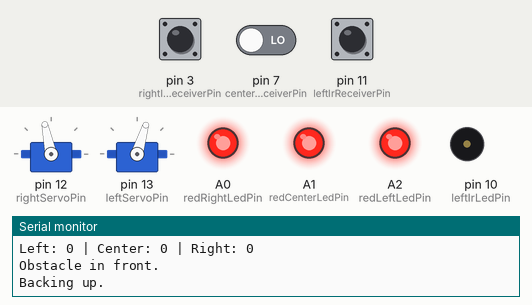
Bench run of a sketch on a simulated Arduino Uno, built with avr-gcc and run on an emulated ATmega328P. Shown: 2 × servo, output pins drawn as LEDs (lit = HIGH), buzzer (waves = sounding), the last lines printed to the serial monitor. The test bench sets the inputs (shaded band); at power-on: pin 3 (rightIrReceiverPin) LOW, pin 7 (centerIrReceiverPin) LOW, pin 11 (leftIrReceiverPin) LOW.

Above: at 2.0 s.
2.1 s: pin 3 (rightIrReceiverPin) pulled HIGH for 0.75 s
At 2.63 s:
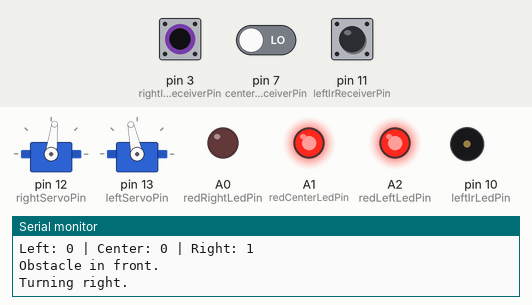
5.3 s: pin 7 (centerIrReceiverPin) driven HIGH
At 5.89 s:
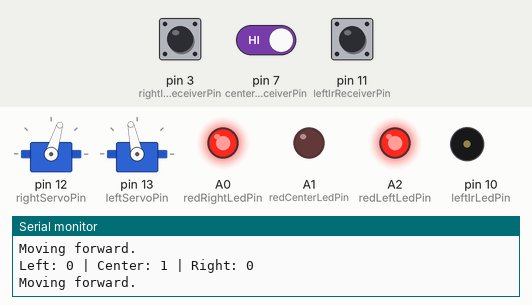
8.5 s: pin 11 (leftIrReceiverPin) pulled HIGH for 0.75 s
At 9.09 s:
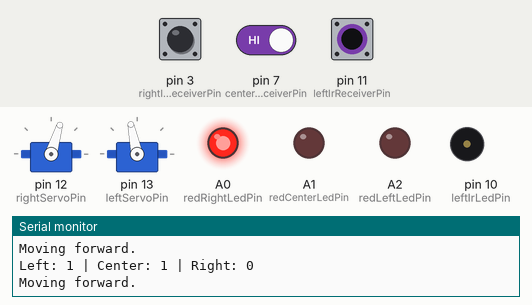
11.7 s: pin 3 (rightIrReceiverPin) pulled HIGH for 1 s
At 12.3 s:
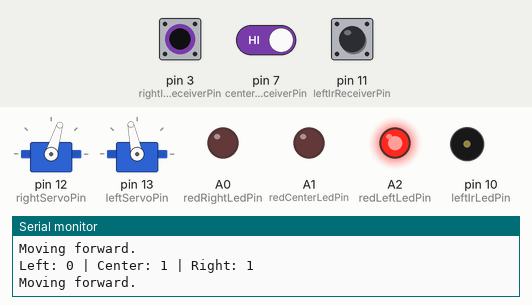
14.9 s: pin 3 (rightIrReceiverPin) pulled HIGH for 3.2 s
At 18.71 s:
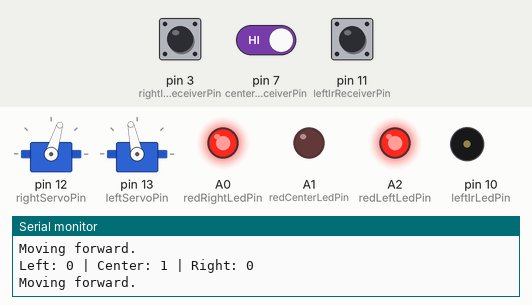
21.3 s: pin 7 (centerIrReceiverPin) driven LOW
At 21.8 s:
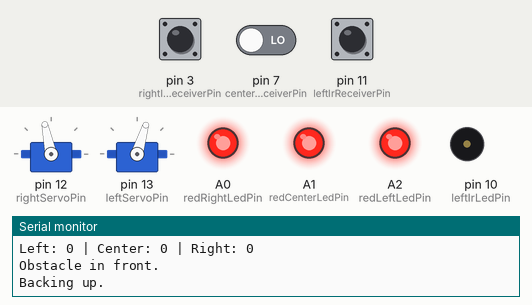
Timing chart, 0 to 24.3 s (numbered marks = the images above; inputs shaded):
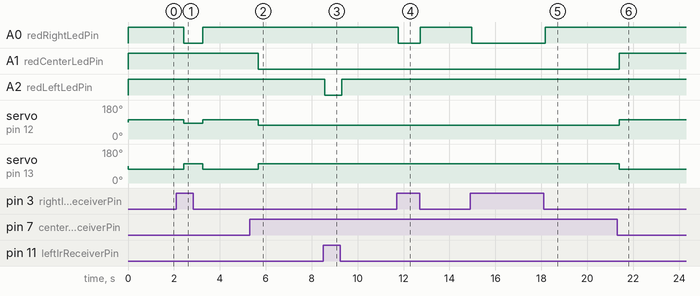

Measured:
- after the input at 2.1 s, A0 (redRightLedPin): HIGH → LOW after 0.34 s, → HIGH 0.82 s later; servo on pin 12 (rightServoPin): 102° → 83° after 0.34 s, → 102° 0.82 s later; servo on pin 13 (leftServoPin): 73° → 102° after 0.34 s, → 73° 0.82 s later
- after the input at 5.3 s, A1 (redCenterLedPin): HIGH → LOW after 0.38 s; servo on pin 12 (rightServoPin): 102° → 73° after 0.38 s; servo on pin 13 (leftServoPin): 73° → 102° after 0.38 s
- after the input at 8.5 s, A2 (redLeftLedPin): HIGH → LOW after 0.07 s, → HIGH 0.75 s later
- after the input at 11.7 s, A0 (redRightLedPin): HIGH → LOW after 0.07 s, → HIGH 0.96 s later
- after the input at 14.9 s, A0 (redRightLedPin): HIGH → LOW after 0.08 s, → HIGH 3.2 s later
- after the input at 21.3 s, A1 (redCenterLedPin): LOW → HIGH after 0.08 s; servo on pin 12 (rightServoPin): 73° → 102° after 0.09 s; servo on pin 13 (leftServoPin): 102° → 73° after 0.09 s

The sketch:

robot-project.ino
```cpp
#include <Servo.h>

// Pin assignments for IR sensors and servos
const int leftIrLedPin = 10;
const int leftIrReceiverPin = 11;
const int centerIrLedPin = 6;
const int centerIrReceiverPin = 7;
const int rightIrLedPin = 2;
const int rightIrReceiverPin = 3;
const int redLeftLedPin = A2;
const int redCenterLedPin = A1;
const int redRightLedPin = A0;
const int leftServoPin = 13;   // Pin for left servo
const int rightServoPin = 12;  // Pin for right servo

Servo servoLeft, servoRight;

// IR Object Detection Function
int irDetect(int irLedPin, int irReceiverPin, long frequency) {
  tone(irLedPin, frequency);          // Turn on the IR LED square wave
  delay(1);                           // Wait 1 ms
  noTone(irLedPin);                   // Turn off the IR LED
  int ir = digitalRead(irReceiverPin); // Read IR receiver signal (0 = detect, 1 = no detect)
  delay(1);                           // Small delay
  return ir;                          // Return detection (0 = detect, 1 = no detect)
}

// Servo movement functions
void moveForward() {
  servoLeft.writeMicroseconds(1600);   // Move forward (calibrated value)
  servoRight.writeMicroseconds(1300);  // Move forward (calibrated value)
}

void moveBackward() {
  servoLeft.writeMicroseconds(1300);   // Move backward (calibrated value)
  servoRight.writeMicroseconds(1600);  // Move backward (calibrated value)
}

void turnLeft() {
  servoLeft.writeMicroseconds(1400);   // Stop left wheel
  servoRight.writeMicroseconds(1600);  // Turn right wheel forward
  delay(300);                          // Adjust this delay for a smoother 90-degree turn
}

void turnRight() {
  servoLeft.writeMicroseconds(1600);   // Move left wheel forward for turn
  servoRight.writeMicroseconds(1400);  // Stop right wheel
  delay(300);                          // Adjust this delay for a smoother 90-degree turn
}

void stopMovement() {
  servoLeft.writeMicroseconds(1495);   // Stop left wheel
  servoRight.writeMicroseconds(1490);  // Stop right wheel
}

void setup() {
  // IR sensor pins
  pinMode(leftIrReceiverPin, INPUT);
  pinMode(leftIrLedPin, OUTPUT);
  pinMode(centerIrReceiverPin, INPUT);
  pinMode(centerIrLedPin, OUTPUT);
  pinMode(rightIrReceiverPin, INPUT);
  pinMode(rightIrLedPin, OUTPUT);

  // Red LED pins
  pinMode(redLeftLedPin, OUTPUT);
  pinMode(redCenterLedPin, OUTPUT);
  pinMode(redRightLedPin, OUTPUT);

  // Servo pins
  servoRight.attach(rightServoPin);
  servoLeft.attach(leftServoPin);

  Serial.begin(9600);

  // 5-second delay before starting
  // delay(5000);
}

void loop() {
  // Read left, center, and right IR sensors (38kHz frequency)
  int leftIrVal = irDetect(leftIrLedPin, leftIrReceiverPin, 38000);
  int centerIrVal = irDetect(centerIrLedPin, centerIrReceiverPin, 38000);
  int rightIrVal = irDetect(rightIrLedPin, rightIrReceiverPin, 38000);

  // Sensor output to serial for debugging
  Serial.print("Left: ");
  Serial.print(leftIrVal);
  Serial.print(" | Center: ");
  Serial.print(centerIrVal);
  Serial.print(" | Right: ");
  Serial.println(rightIrVal);

  // Update LED states based on detection
  digitalWrite(redLeftLedPin, leftIrVal == 0 ? HIGH : LOW);
  digitalWrite(redCenterLedPin, centerIrVal == 0 ? HIGH : LOW);
  digitalWrite(redRightLedPin, rightIrVal == 0 ? HIGH : LOW);

  // Decision logic for movement based on sensor readings
  if (centerIrVal == 0) {
    // Obstacle detected in front, stop and decide on turn
    stopMovement();
    Serial.println("Obstacle in front.");

    if (leftIrVal == 1 && rightIrVal == 0) {
      // If left is open and right is blocked, turn left
      Serial.println("Turning left.");
      turnLeft();
    } else if (rightIrVal == 1 && leftIrVal == 0) {
      // If right is open and left is blocked, turn right
      Serial.println("Turning right.");
      turnRight();
    } else if (leftIrVal == 1 && rightIrVal == 1) {
      // Both left and right open, randomly pick a direction or go forward
      Serial.println("Both sides open, moving forward.");
      moveForward();
    } else {
      // If no clear path, back up slightly and reassess
      Serial.println("Backing up.");
      moveBackward();
      delay(500);  // Move backward for a short time
    }
  } else {
    // No obstacle in front, continue moving forward
    Serial.println("Moving forward.");
    moveForward();
  }

  delay(100);  // Delay to avoid rapid sensor reading fluctuations
}
```
